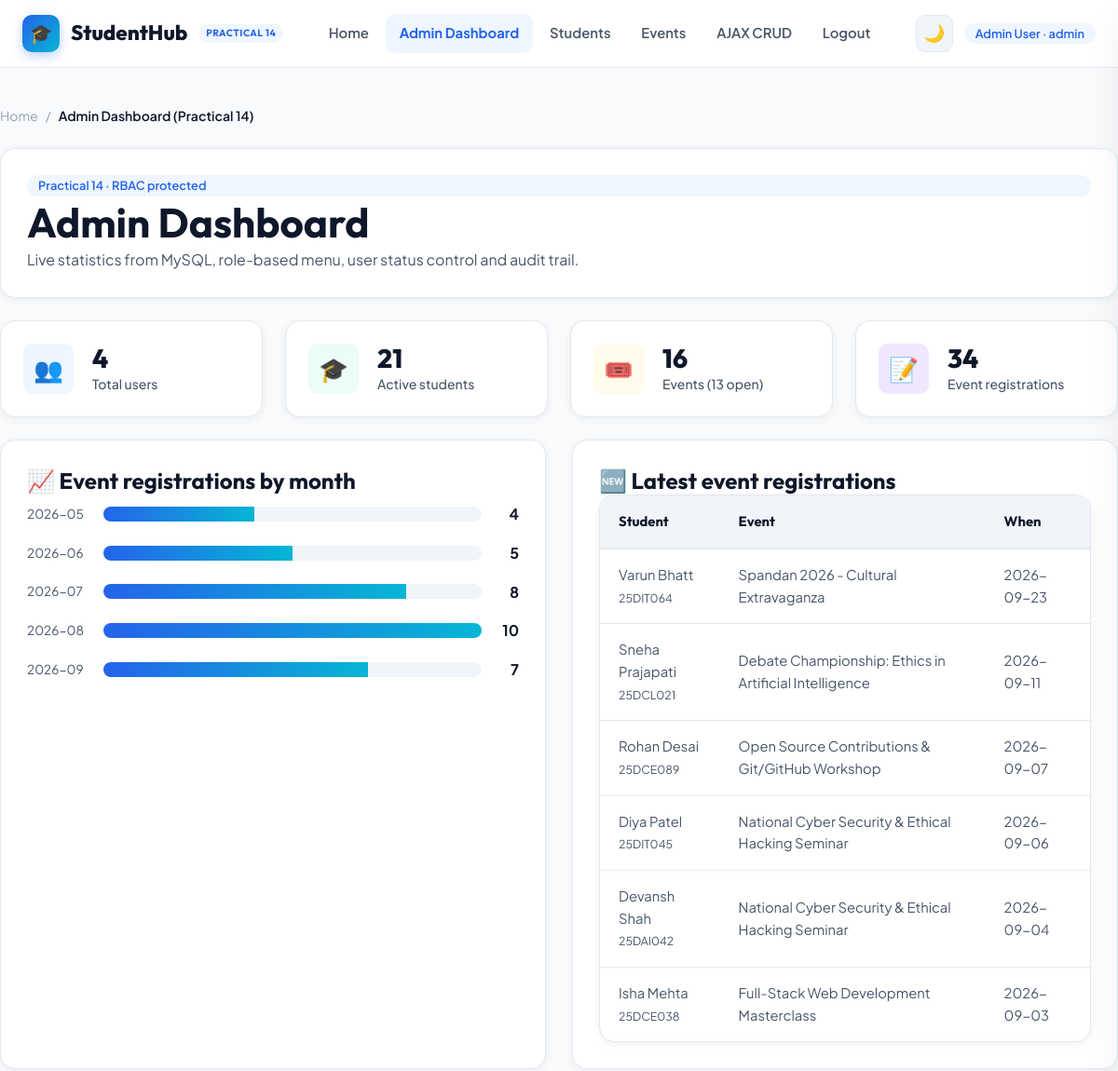
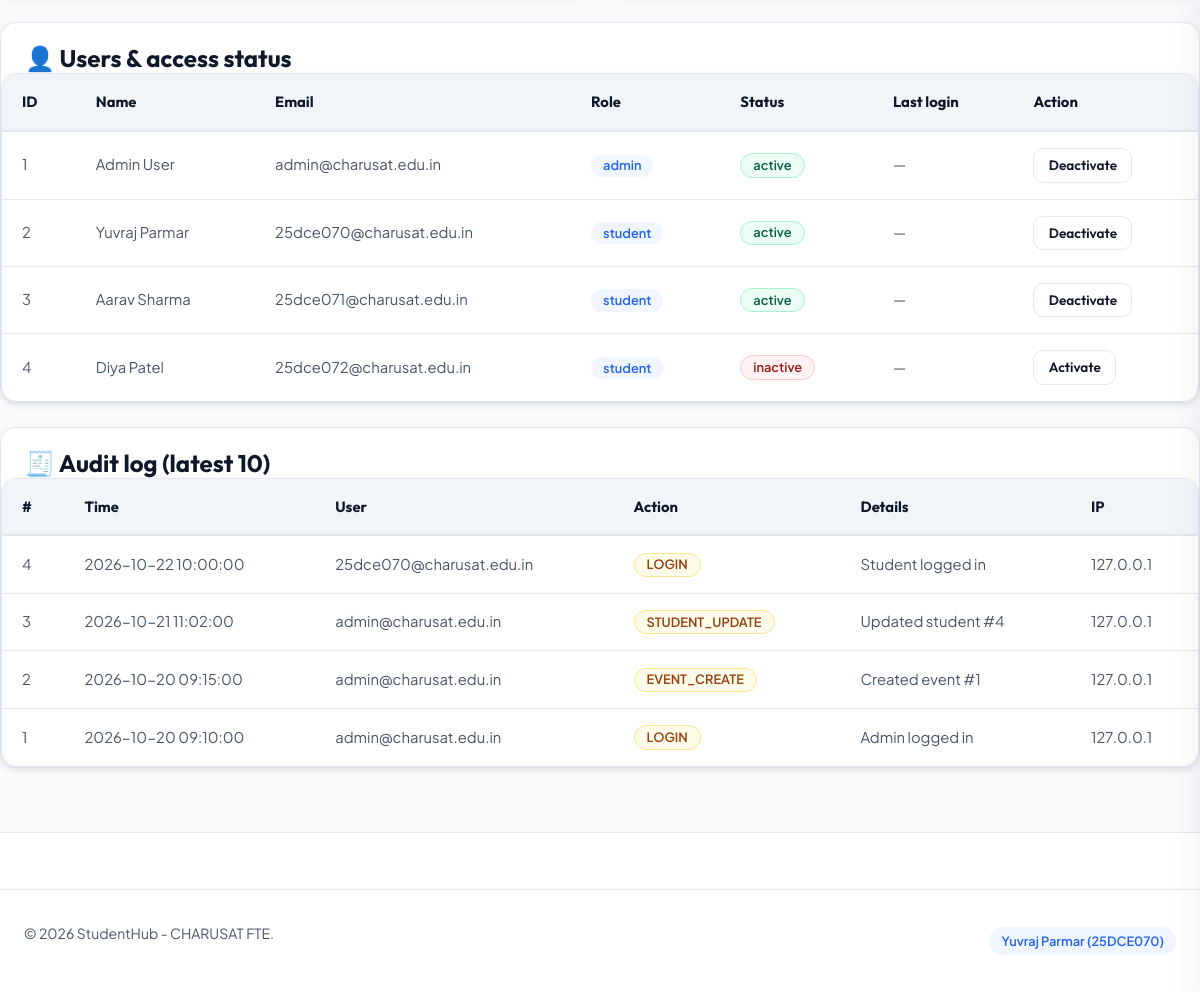
Page /php/admin_dashboard.php (signed in) on the committed database (2 pictures, top to bottom).
### tables this page shows
CREATE TABLE users (
  id INT UNSIGNED AUTO_INCREMENT PRIMARY KEY,
  full_name VARCHAR(80) NOT NULL,
  email VARCHAR(120) NOT NULL UNIQUE,
  password_hash VARCHAR(255) NOT NULL,
  role ENUM('student','admin') NOT NULL DEFAULT 'student',
  status ENUM('active','inactive') NOT NULL DEFAULT 'active',
  remember_token_hash CHAR(64) NULL,
  remember_expires DATETIME NULL,
  last_login DATETIME NULL,
  created_at TIMESTAMP DEFAULT CURRENT_TIMESTAMP
);

CREATE TABLE registrations (
  id INT UNSIGNED AUTO_INCREMENT PRIMARY KEY,
  student_id INT UNSIGNED NOT NULL,
  event_id INT UNSIGNED NOT NULL,
  registered_at DATETIME NOT NULL DEFAULT CURRENT_TIMESTAMP,
  UNIQUE KEY uq_student_event (student_id, event_id),
  CONSTRAINT fk_reg_student FOREIGN KEY (student_id) REFERENCES students(id) ON DELETE CASCADE,
  CONSTRAINT fk_reg_event FOREIGN KEY (event_id) REFERENCES events(id) ON DELETE CASCADE
);

CREATE TABLE students (
  id INT UNSIGNED AUTO_INCREMENT PRIMARY KEY,
  enrollment_no VARCHAR(12) NOT NULL UNIQUE,
  full_name VARCHAR(80) NOT NULL,
  email VARCHAR(120) NOT NULL UNIQUE,
  mobile VARCHAR(10) NOT NULL,
  course VARCHAR(60) NOT NULL,
  year TINYINT NOT NULL DEFAULT 1,
  gender ENUM('Male','Female','Other') NOT NULL,
  cgpa DECIMAL(4,2) NOT NULL DEFAULT 0.00,
  status ENUM('active','deleted') NOT NULL DEFAULT 'active',
  created_at TIMESTAMP DEFAULT CURRENT_TIMESTAMP,
  INDEX idx_students_course (course)
);

CREATE TABLE events (
  id INT UNSIGNED AUTO_INCREMENT PRIMARY KEY,
  title VARCHAR(150) NOT NULL,
  category VARCHAR(40) NOT NULL,
  event_date DATE NOT NULL,
  venue VARCHAR(120) NOT NULL,
  seats INT UNSIGNED NOT NULL DEFAULT 0,
  description TEXT NULL,
  poster VARCHAR(200) NULL,
  status ENUM('open','closed') NOT NULL DEFAULT 'open',
  created_by INT UNSIGNED NULL,
  created_at TIMESTAMP DEFAULT CURRENT_TIMESTAMP,
  CONSTRAINT fk_events_user FOREIGN KEY (created_by) REFERENCES users(id) ON DELETE SET NULL
);

CREATE TABLE audit_logs (
  id INT UNSIGNED AUTO_INCREMENT PRIMARY KEY,
  user_id INT UNSIGNED NULL,
  action VARCHAR(40) NOT NULL,
  details VARCHAR(255) NULL,
  ip_address VARCHAR(45) NULL,
  created_at TIMESTAMP DEFAULT CURRENT_TIMESTAMP,
  CONSTRAINT fk_audit_user FOREIGN KEY (user_id) REFERENCES users(id) ON DELETE SET NULL
);

### php/db.php (called while the page is built)
<?php
function db_config(): array
{
    static $cfg = null;
    if ($cfg === null) {
        $cfg = require __DIR__ . '/config.php';
    }
    return $cfg;
}
function db(): PDO
{
    static $pdo = null;
    if ($pdo instanceof PDO) {
        return $pdo;
    }
    $c = db_config();
    $opts = [
        PDO::ATTR_ERRMODE            => PDO::ERRMODE_EXCEPTION,
        PDO::ATTR_DEFAULT_FETCH_MODE => PDO::FETCH_ASSOC,
        PDO::ATTR_EMULATE_PREPARES   => false,
    ];
    try {
        if ($c['driver'] === 'sqlite') {
            $pdo = new PDO('sqlite:' . $c['sqlite'], null, null, $opts);
            $pdo->exec('PRAGMA foreign_keys = ON');
        } else {
            $dsn = "mysql:host={$c['host']};port={$c['port']};dbname={$c['dbname']};charset=utf8mb4";
            $pdo = new PDO($dsn, $c['username'], $c['password'], $opts);
        }
    } catch (PDOException $e) {
        error_log('[StudentHub] DB connection failed: ' . $e->getMessage());
        http_response_code(500);
        exit('Database connection failed. Please try again later.');
    }
    return $pdo;
}
function db_driver(): string
{
    return db_config()['driver'];
}
function sql_month(string $col): string
{
    return db_driver() === 'sqlite' ? "strftime('%Y-%m', $col)" : "DATE_FORMAT($col, '%Y-%m')";
}

### php/config.php (called while the page is built)
<?php
return [
    'driver'   => getenv('STUDENTHUB_DRIVER') ?: 'mysql',
    'host'     => getenv('DB_HOST') ?: '127.0.0.1',
    'port'     => getenv('DB_PORT') ?: '3306',
    'dbname'   => getenv('DB_NAME') ?: 'studenthub',
    'username' => getenv('DB_USER') ?: 'root',
    'password' => getenv('DB_PASS') !== false ? getenv('DB_PASS') : '',
    'sqlite'   => dirname(__DIR__) . '/data/studenthub.sqlite',
    'session_timeout' => (int)(getenv('STUDENTHUB_TIMEOUT') ?: 900),
];

### php/admin_dashboard.php (the view, shortened to what this page needs)
<?php
require_once __DIR__ . '/layout.php';
$one = fn(string $sql) => (int)db()->query($sql)->fetchColumn();
$stats = [
    ['👥', 'blue', $one('SELECT COUNT(*) FROM users'), 'Total users'],
    ['🎓', 'green', $one("SELECT COUNT(*) FROM students WHERE status = 'active'"), 'Active students'],
    ['🎟️', 'amber', $one('SELECT COUNT(*) FROM events'), 'Events (' . $one("SELECT COUNT(*) FROM events WHERE status='open'") . ' open)'],
    ['📝', 'purple', $one('SELECT COUNT(*) FROM registrations'), 'Event registrations'],
];
$latest = db()->query('SELECT s.full_name, s.enrollment_no, e.title, r.registered_at FROM registrations r JOIN students s ON s.id = r.student_id JOIN events e ON e.id = r.event_id ORDER BY r.registered_at DESC, r.id DESC LIMIT 6')->fetchAll();
$byMonth = db()->query('SELECT ' . sql_month('registered_at') . ' AS m, COUNT(*) AS c FROM registrations GROUP BY m ORDER BY m')->fetchAll();
$maxC = max(array_column($byMonth, 'c') ?: [1]);
$users = db()->query('SELECT id, full_name, email, role, status, last_login FROM users ORDER BY id')->fetchAll();
$logs = db()->query('SELECT a.id, a.action, a.details, a.ip_address, a.created_at, u.email FROM audit_logs a LEFT JOIN users u ON u.id = a.user_id ORDER BY a.id DESC LIMIT 10')->fetchAll();
page_header('Admin Dashboard', 'Practical 14', 'Admin Dashboard (Practical 14)');
?>
<div class="card" style="margin-bottom:1.5rem;"><span class="badge badge-primary">Practical 14 · RBAC protected</span>
  <h1>Admin Dashboard</h1><p style="margin-bottom:0;">Live statistics from MySQL, role-based menu, user status control and audit trail.</p></div>
<section class="grid-4" style="margin-bottom:1.5rem;">
<?php foreach ($stats as [$ic, $col, $val, $lab]): ?>
  <div class="stat-card"><div class="stat-icon <?= $col ?>"><?= $ic ?></div><div class="stat-info"><div class="stat-value"><?= $val ?></div><div class="stat-label"><?= e($lab) ?></div></div></div>
<?php endforeach; ?>
</section>
<div class="grid-2" style="margin-bottom:1.5rem;">
  <div class="card"><h3>📈 Event registrations by month</h3>
    <?php foreach ($byMonth as $m): $pct = round($m['c'] / $maxC * 100); ?>
      <div style="display:flex;align-items:center;gap:.75rem;margin:.5rem 0;"><span style="width:70px;font-size:.85rem;color:var(--text-secondary);"><?= e($m['m']) ?></span>
        <div style="flex:1;background:var(--bg-muted);border-radius:var(--radius-full);height:16px;overflow:hidden;"><div style="width:<?= $pct ?>%;height:100%;background:linear-gradient(90deg,var(--primary),var(--accent));"></div></div>
        <strong style="width:28px;text-align:right;"><?= (int)$m['c'] ?></strong></div>
    <?php endforeach; ?>
  </div>
  <div class="card"><h3>🆕 Latest event registrations</h3>
    <div class="table-responsive"><table class="data-table"><thead><tr><th>Student</th><th>Event</th><th>When</th></tr></thead><tbody>
    <?php foreach ($latest as $l): ?><tr><td><?= e($l['full_name']) ?><br><small><?= e($l['enrollment_no']) ?></small></td><td><?= e($l['title']) ?></td><td><?= e(substr($l['registered_at'], 0, 10)) ?></td></tr><?php endforeach; ?>
    </tbody></table></div>
  </div>
</div>
<div class="card" style="margin-bottom:1.5rem;padding:0;"><div style="padding:1.25rem 1.5rem 0;"><h3>👤 Users &amp; access status</h3></div><div class="table-responsive"><table class="data-table">
  <thead><tr><th>ID</th><th>Name</th><th>Email</th><th>Role</th><th>Status</th><th>Last login</th><th>Action</th></tr></thead><tbody>
  <?php foreach ($users as $u): ?>
    <tr><td><?= (int)$u['id'] ?></td><td><?= e($u['full_name']) ?></td><td><?= e($u['email']) ?></td><td><span class="badge badge-primary"><?= e($u['role']) ?></span></td>
      <td><span class="badge <?= $u['status'] === 'active' ? 'badge-success' : 'badge-danger' ?>"><?= e($u['status']) ?></span></td><td><?= e($u['last_login'] ?? '—') ?></td>
      <td><form method="post" action="admin_dashboard.php" style="display:inline;"><?= csrf_field() ?><input type="hidden" name="action" value="toggle_user"><input type="hidden" name="id" value="<?= (int)$u['id'] ?>">
        <button class="btn btn-outline btn-sm" type="submit"><?= $u['status'] === 'active' ? 'Deactivate' : 'Activate' ?></button></form></td></tr>
  <?php endforeach; ?></tbody></table></div></div>
<div class="card" style="padding:0;"><div style="padding:1.25rem 1.5rem 0;"><h3>🧾 Audit log (latest 10)</h3></div><div class="table-responsive"><table class="data-table">
  <thead><tr><th>#</th><th>Time</th><th>User</th><th>Action</th><th>Details</th><th>IP</th></tr></thead><tbody>
  <?php foreach ($logs as $g): ?><tr><td><?= (int)$g['id'] ?></td><td><?= e($g['created_at']) ?></td><td><?= e($g['email'] ?? 'guest') ?></td><td><span class="badge badge-warning"><?= e($g['action']) ?></span></td><td><?= e($g['details']) ?></td><td><?= e($g['ip_address']) ?></td></tr><?php endforeach; ?>
  </tbody></table></div></div>
<?php page_footer();

### php/layout.php (shortened to what this page needs)
<?php
require_once __DIR__ . '/db.php';
function e($v): string { return htmlspecialchars((string)$v, ENT_QUOTES, 'UTF-8'); }
function current_user(): ?array
{
    if (!empty($_SESSION['user'])) { $_SESSION['last_activity'] = time(); return $_SESSION['user']; }
    return null;
}
function menu_for(?array $u): array
{
    if ($u['role'] === 'admin') {
        return [['admin_dashboard.php', 'Admin Dashboard'], ['students_crud.php', 'Students'], ['events_crud.php', 'Events'], ['ajax_crud.php', 'AJAX CRUD'], ['logout.php', 'Logout']];
    }
    return [['my_dashboard.php', 'My Dashboard'], ['../events.html', 'Events'], ['../profile.html', 'Profile'], ['logout.php', 'Logout']];
}
function page_header(string $title, string $badge = 'StudentHub', string $crumb = ''): void
{
    $u = current_user();
    $menu = menu_for($u);
    $self = basename($_SERVER['SCRIPT_NAME']);
    ?><!DOCTYPE html>
<html lang="en">
<head>
  <link rel="stylesheet" href="../css/style.css">
</head>
<body>
  <header class="site-header">
    <div class="container nav-container">
      <a href="../index.html" class="brand-logo">
        <span class="logo-icon">🎓</span><span>StudentHub</span>
        <span class="badge-tag"><?= e($badge) ?></span>
      </a>
      <nav aria-label="Main Navigation">
        <ul class="nav-links">
          <li class="nav-item"><a href="../index.html" class="nav-link">Home</a></li>
          <?php foreach ($menu as [$href, $label]): ?>
          <li class="nav-item"><a href="<?= e($href) ?>" class="nav-link<?= $href === $self ? ' active' : '' ?>"><?= e($label) ?></a></li>
          <?php endforeach; ?>
        </ul>
      </nav>
      <div class="nav-actions">
        <button class="theme-toggle-btn" aria-label="Toggle theme">🌙</button>
        <?php if ($u): ?><span class="badge badge-primary"><?= e($u['name']) ?> · <?= e($u['role']) ?></span><?php endif; ?>
      </div>
    </div>
  </header>
  <main id="main-content" class="page-wrapper container">
    <div class="breadcrumb">
      <a href="../index.html">Home</a><span class="separator">/</span>
      <span class="current"><?= e($crumb ?: $title) ?></span>
    </div>
<?php
}
function page_footer(string $extraScript = ''): void
{
    ?>
  </main>
  <footer class="site-footer">
    <div class="container footer-bottom">
      <p>&copy; 2026 StudentHub - CHARUSAT FTE.</p>
      <span class="developer-tag">Yuvraj Parmar (25DCE070)</span>
    </div>
  </footer>
</body>
</html>
<?php
}

### php/layout.php (style rules this page uses)
.grid-2 > *, .grid-4 > * { min-width: 0; }

### rows in the picture
users: full_name "Admin User", role "admin", id "1", email "admin@charusat.edu.in", status "active", last_login "—", shows "Deactivate"
registrations: student.full_name "Varun Bhatt", student.enrollment_no "25DIT064", event.title "Spandan 2026 - Cultural Extravaganza", registered_at "2026-09-23"
registrations: student.full_name "Sneha Prajapati", student.enrollment_no "25DCL021", event.title "Debate Championship: Ethics in Artificial Intelligence", registered_at "2026-09-11"
registrations: student.full_name "Rohan Desai", student.enrollment_no "25DCE089", event.title "Open Source Contributions & Git/GitHub Workshop", registered_at "2026-09-07"
registrations: student.full_name "Diya Patel", student.enrollment_no "25DIT045", event.title "National Cyber Security & Ethical Hacking Seminar", registered_at "2026-09-06"
registrations: student.full_name "Devansh Shah", student.enrollment_no "25DAI042", event.title "National Cyber Security & Ethical Hacking Seminar", registered_at "2026-09-04"
registrations: student.full_name "Isha Mehta", student.enrollment_no "25DCE038", event.title "Full-Stack Web Development Masterclass", registered_at "2026-09-03"
users: id "2", full_name "Yuvraj Parmar", email "25dce070@charusat.edu.in", role "student", status "active", last_login "—", shows "Deactivate"
users: id "3", full_name "Aarav Sharma", email "25dce071@charusat.edu.in", role "student", status "active", last_login "—", shows "Deactivate"
users: id "4", full_name "Diya Patel", email "25dce072@charusat.edu.in", role "student", status "inactive", last_login "—", shows "Activate"
audit_logs: id "4", created_at "2026-10-22 10:00:00", user.email "25dce070@charusat.edu.in", action "LOGIN", details "Student logged in", ip_address "127.0.0.1"
audit_logs: id "3", created_at "2026-10-21 11:02:00", user.email "admin@charusat.edu.in", action "STUDENT_UPDATE", details "Updated student #4", ip_address "127.0.0.1"
audit_logs: id "2", created_at "2026-10-20 09:15:00", user.email "admin@charusat.edu.in", action "EVENT_CREATE", details "Created event #1", ip_address "127.0.0.1"
audit_logs: id "1", created_at "2026-10-20 09:10:00", user.email "admin@charusat.edu.in", action "LOGIN", details "Admin logged in", ip_address "127.0.0.1"

### other values in the picture
$badge "PRACTICAL 14"
$label "Admin Dashboard"
$label "Students"
$label "Events"
$label "AJAX CRUD"
$label "Logout"
$crumb ?: $title "Admin Dashboard (Practical 14)"
$ic "👥"
$val "4"
$lab "Total users"
$ic "🎓"
$val "21"
$lab "Active students"
$ic "🎟️"
$val "16"
